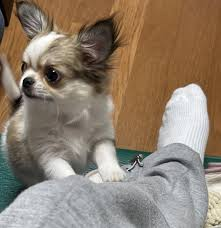
#> input picture images/bongsuk.jpg, 221 x 228 px, found by its file name
$ python opencv_test02.py
#> lines starting #> are read from the running program, lines starting #| are printed output that depends on the picture
import cv2

# 01. 일반 이미지
# img = cv2.imread('./images/bongsuk.jpg')

# 02. 흑백 이미지
# img = cv2.imread('./images/bongsuk.jpg',cv2.IMREAD_GRAYSCALE)

# 04. 원본 두고 흑백 추가
img = cv2.imread('./images/bongsuk.jpg')
#> img is the input picture: shape (228, 221, 3); mean B, G, R 111.3, 127.8, 143.5
gray = cv2.cvtColor(img, cv2.COLOR_BGR2GRAY)
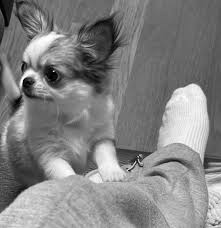
#> gray: shape (228, 221); min 0, max 255, mean 130.7

# 03. 이미지 축소
# img_small = cv2.resize(img, (200, 90))

# 05. 이미지 자르기
height, width, channel = img.shape
#> height = 228; width = 221; channel = 3
print(height, width, channel)
#| 228 221 3

img_crop = img[:, :int(width / 2)]  # height, width
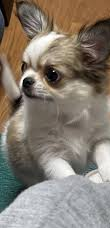
#> img_crop: shape (228, 110, 3); mean B, G, R 113.7, 125, 134.5
gray_crop = gray[:, :int(width / 2)]
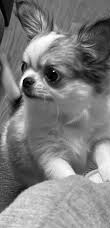
#> gray_crop: shape (228, 110); min 0, max 255, mean 126.6

# 06. 이미지 블러
img_blur = cv2.blur(img_crop, (10,10))      # 숫자가 클수록 블러처리 증가
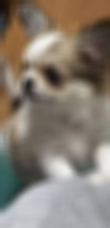
#> img_blur: shape (228, 110, 3); mean B, G, R 113.3, 124.7, 134.3

# cv2.imshow('Original', img)
# cv2.imshow('Gray', gray)
cv2.imshow('Blur half', img_blur)
cv2.imshow('Gray half', gray_crop)

cv2.waitKey(0)
cv2.destroyAllWindows()

$ run again, with images/raspberrypi01.jpg copied over images/bongsuk.jpg
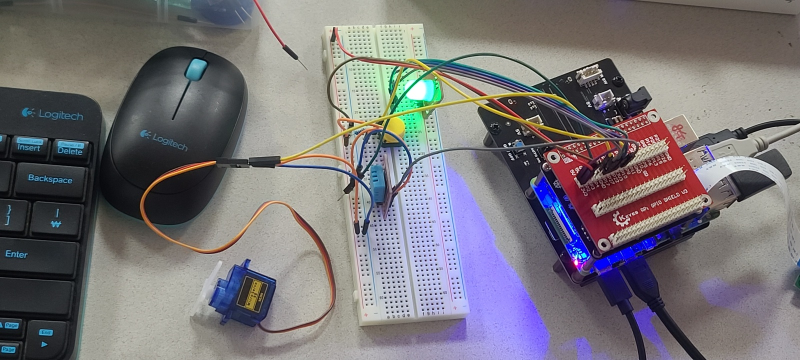
#> input picture images/raspberrypi01.jpg, 1600 x 720 px, found by its file name (shown at 1/2 size)
#> img is the input picture: shape (720, 1600, 3); mean B, G, R 120.1, 116.1, 119.5
#> `gray = cv2.cvtColor(img, cv2.COLOR_BGR2GRAY)`:
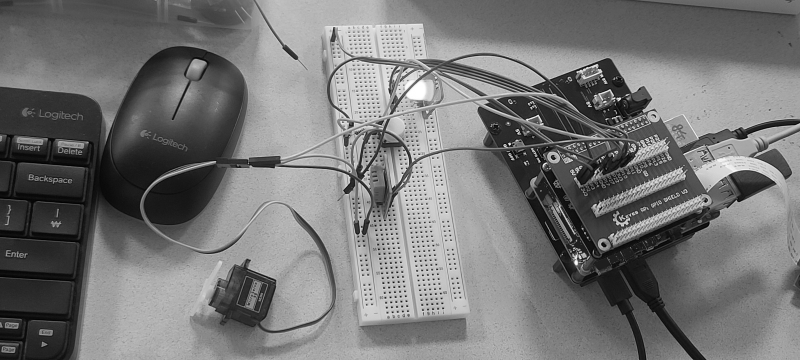
#> gray: shape (720, 1600) (shown at 1/2 size); min 0, max 255, mean 117.5
#| 720 1600 3
#> `img_blur = cv2.blur(img_crop, (10,10))`:
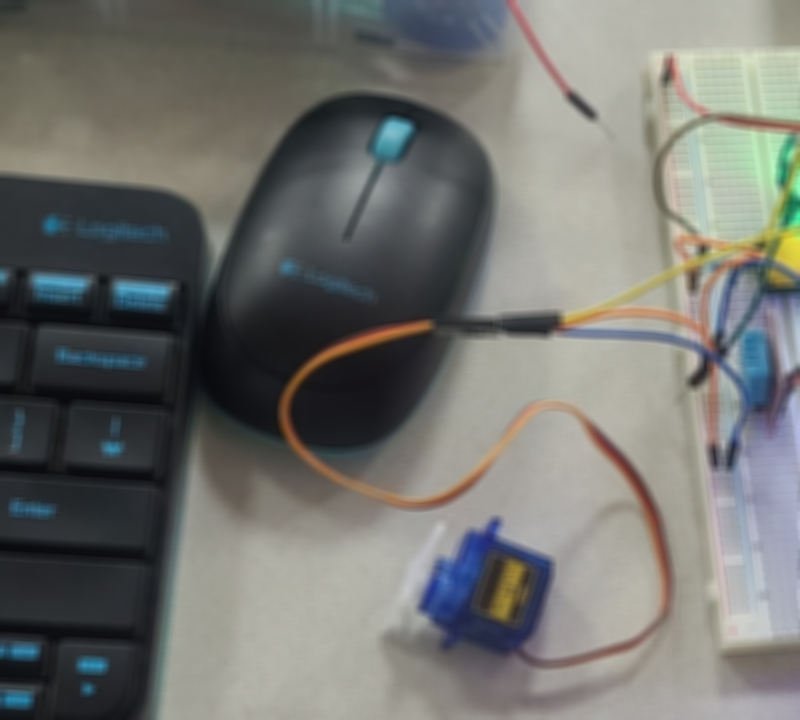
#> img_blur: shape (720, 800, 3); mean B, G, R 111.7, 115.6, 114.6
